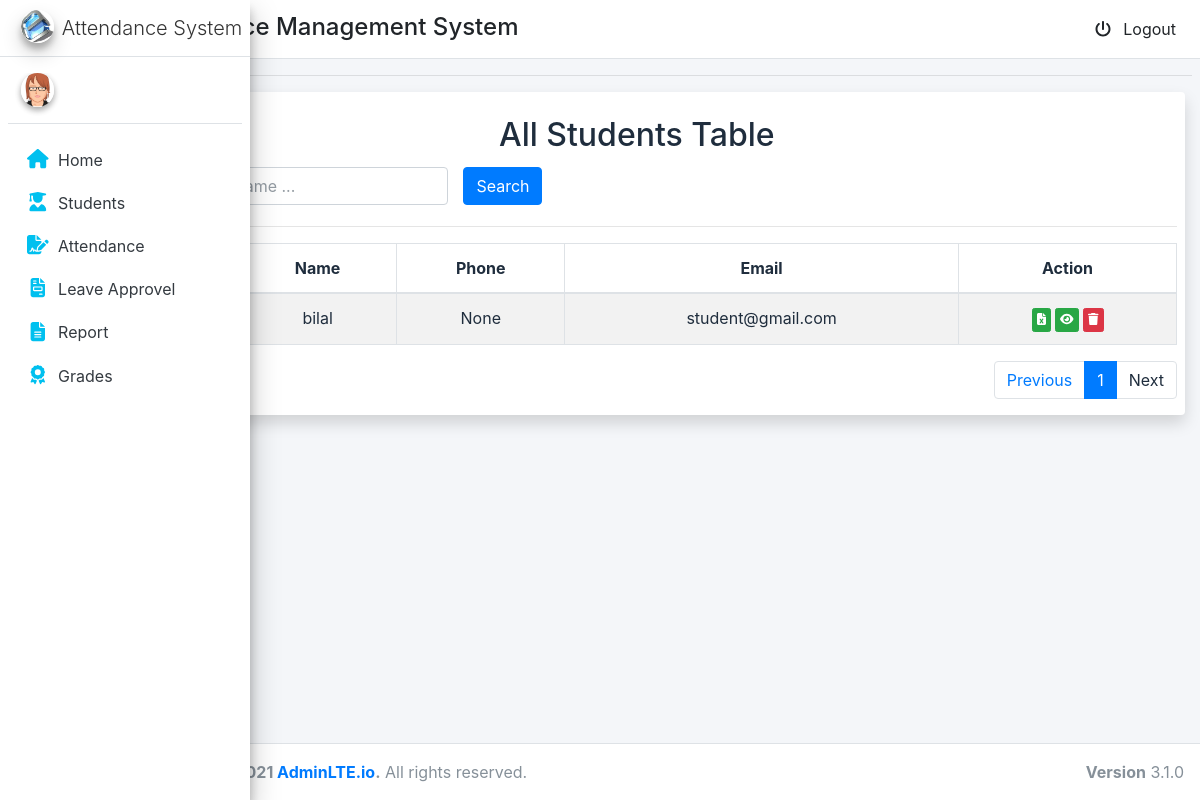
The page /adm/total/students on the database as committed earlier.
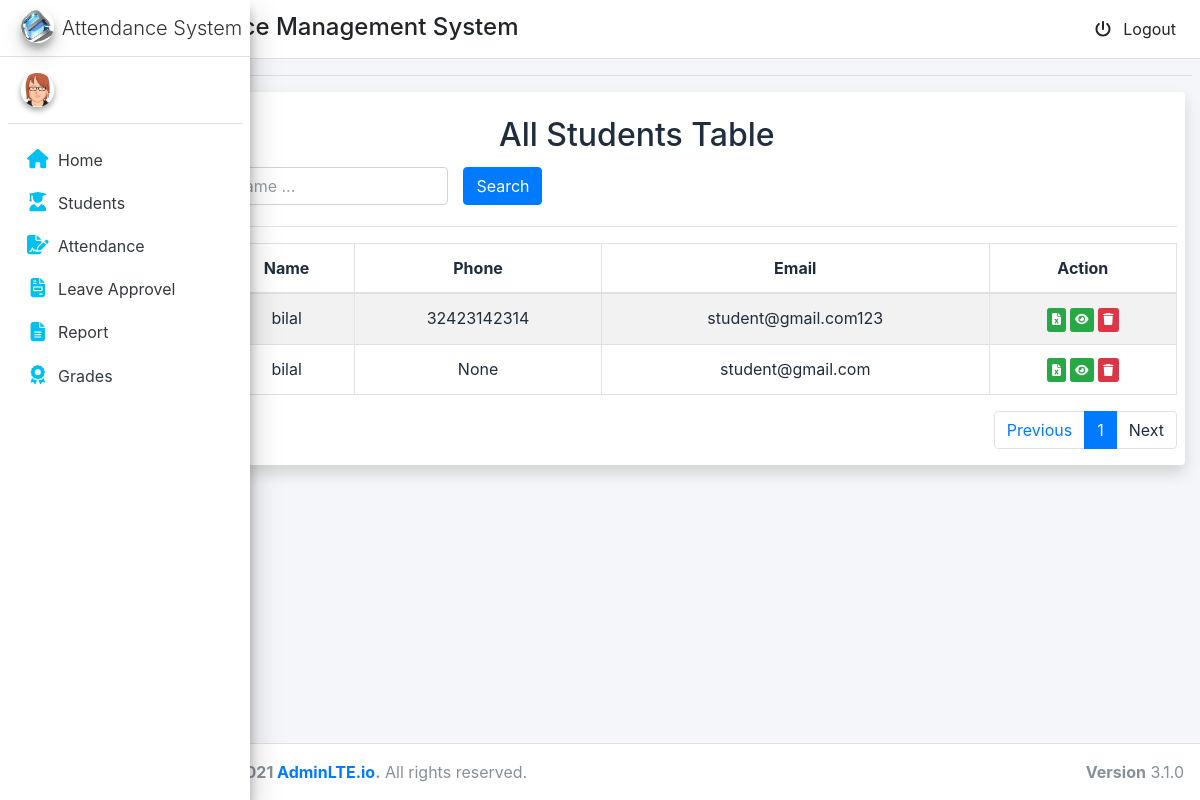
The same page on the database as committed later.
### account/models.py (models this page shows, shortened)
class MyUser(AbstractUser):
    USER_TYPE_CHOICES = (
        (1, 'student'),
        (2, 'admin'),
    )
    email = models.EmailField(verbose_name='Email', max_length=60, unique=True)
    user_type = models.PositiveSmallIntegerField(choices=USER_TYPE_CHOICES,default='1')
    phone=models.IntegerField(blank=True,null=True)
    picture = models.ImageField(upload_to='static/image/profile_pic/', null=True,blank=True)
    USERNAME_FIELD = 'email'
    username=None
    REQUIRED_FIELDS = []
    objects = CustomUserManager()

### adm/views.py (the view)
# urls.py: path('total/students',views.total_student,name='total_student'),
def total_student(request):
    all_student = MyUser.objects.all().filter(user_type=1).order_by('-id')
    p = Paginator(all_student, 7)
    page_number = request.GET.get('page')
    try:
        page_obj = p.get_page(page_number)
    except PageNotAnInteger:
        page_obj = p.page(1)
    except EmptyPage:
        page_obj = p.page(p.num_pages)
    context = {'page_obj': page_obj}
    return render(request, 'student_table.html', context)

### adm/templates/student_table.html (shortened to what this page needs)
{% extends 'base.html' %}
{% block content %}
<div class="container-fluid ">
    <div class="col-md-12 shadow bg-white rounded">
        <br>
        <h2 class="text-center">All Students Table</h2>
        <div class="row" style="padding: 5px">
            <div class="col-lg-4">
                <input type="text" class="form-control name_search" placeholder="Search by Item Name ..."
                    value="{{ search_value_name }}">
            </div>
            <div class="col-lg-2">
                <button class="btn btn-primary search">Search</button>
            </div>
        </div>
        <hr>
        <div class="content-panel table-responsive">
            <table class="table table-striped table-bordered table-advance table-hover item-table">
                <thead>
                    <tr>
                        <th class="text-center"> S.No</th>
                        <th class="text-center"> Name</th>
                        <th class="text-center">Phone</th>
                        <th class="text-center">Email</th>
                        <th class="text-center">Action</th>
                    </tr>
                </thead>
                <tbody class="product-table-body text-center">
                    {% if page_obj %}
                    {% for stu in page_obj.object_list %}
                    <tr>
                        <td><a href="#">{{ forloop.counter}}</a></td>
                        <td class="#">{{ stu.first_name }}</td>
                        <td class="#">{{ stu.phone }}</td>
                        <td class="#">{{ stu.email }}</td>
                        <td>
                            <a href="{% url 'report' pk=stu.id %}"><button class="btn btn-success btn-xs" title="view attendance"><i
                                        class="fa fa-file-excel"></i></button></a>
                            <a href="{% url 'students_attendance' pk=stu.id %}"><button class="btn btn-success btn-xs" title="view attendance"><i
                                        class="fa fa-eye"></i></button></a>
                          <a href="{% url 'delete_student' pk=stu.id %}"><button class="btn btn-danger btn-xs delete" ><i class="fa fa-trash"></i></button></a>
                        </td>
                    </tr>
                    {% endfor %}
                    {% else %}
                    <tr>
                        <td colspan="8"> No Record Found</td>
                    </tr>
                    {% endif %}
                </tbody>
            </table>
            <nav aria-label="...">
                <ul class="pagination justify-content-end">
                    <li class="page-item ">
                        <a {% if page_obj.has_previous %} href="?page={{page_obj.previous_page_number }}" {% else %}
                            disable {% endif %}>
                            <span class="page-link">Previous</span></a>
                    </li>
                    <li class="page-item active"><a class="page-link "
                            href="?page={{page_obj.number}}">{{page_obj.number}}</a></li>
                    <li class="page-item">
                        <a class="page-link" >Next</a>
                    </li>
                </ul>
            </nav>
        </div>
    </div>
</div>
{% endblock content %}

### templates/base.html (shortened to what this page needs)
<!DOCTYPE html>
{% load cache %}
{% load static %}
<html>
<head>
    <link rel="stylesheet" href="{%static 'css/bootstrap.css' %}">
    <link rel="stylesheet" href="{%static 'css/adminlte.css' %}">
</head>
<body class="hold-transition sidebar-mini layout-fixed sidebar-collapse">
    {% block body %}
    <div class="wrapper">
        {% include 'components/navbar.html' %}
        {% include 'components/sidebar.html' %}
        <div class="content-wrapper">
            <div class="content-header">
                <div class="container-fluid">
                    <div class="row mb-0">
                        <div class="col-sm-6">
                        </div>
                    </div>
                </div>
               <hr style="margin-top: 0;padding: 0;" >
                <div class="pb-3">
                    {% block content %}
                    {% endblock content %}
                </div>
            </div>
        </div>
    </div>
    {% include 'components/footer.html' %}
{% endblock body %}
</body>
</html>

### templates/components/navbar.html (shortened to what this page needs)
{% load static %}
<nav id='navbar' class="main-header navbar navbar-expand navbar-light-primary">
    <ul class="navbar-nav">
        <li class="nav-item">
            <a class="nav-link" data-widget="pushmenu" href="#" role="button"></a>
        </li>
    </ul>
    <h4 style="margin-left: 10px; margin-top: 5px;">Attendance Management System</h4>
    <ul class="navbar-nav ml-auto">
        <li >
            <a href="{% url 'signout' %}" class="dropdown-item">
                <i class="fas fa-power-off mr-2"></i> Logout
            </a>
        </li>
    </ul>
</nav>

### templates/components/sidebar.html (shortened to what this page needs)
{% load cache %}
{% load static %}
<aside id="side_bar" class="main-sidebar sidebar-light-primary  elevation-4 ">
    <a href="" class="brand-link ">
        <img src="{% static 'image/ezi.jpg' %}" alt="AdminLTE Logo" class="brand-image img-circle elevation-3">
        <span class="brand-text font-weight-light text-center">Attendance System</span>
    </a>
    <div id="sidebarmenu">
        <div class="sidebar">
            <div class="user-panel mt-3 pb-3 mb-3 d-flex">
                <div class="image">
                    {% if request.user.picture %}
                    <img src="/{{request.user.picture}}" class="img-circle elevation-2" alt="Image">
                    {% else %}
                    <img src="{% static 'image/avatar3.png' %}" class="img-circle elevation-2" alt="Image">
                    {% endif %}
                </div>
                <div class="info">
                </div>
            </div>
            <nav class="mt-2">
                <ul class="nav nav-pills nav-sidebar flex-column" data-widget="treeview" role="menu"
                    data-accordion="false">
                  {% if  request.user.user_type == 1 %}
                    <li class="nav-item">
                        <a href="{% url 'student_home' %}"
                            class="nav-link">
                            <i style="color: #00c0ef;" class="nav-icon fa fa-home"></i>
                            <p class="">
                                Home
                            </p>
                        </a>
                    </li>
                    <li class="nav-item">
                        <a href="{% url 'leave_table' %}" class="nav-link ">
                            <i style="color: #00c0ef;" class="nav-icon fas fa-door-open"></i>
                            <p>Leave </p>
                        </a>
                    </li>
                    <li class="nav-item">
                        <a href="{% url 'attendance_table' %}" class="nav-link ">
                            <i style="color: #00c0ef;" class="nav-icon fas fa-file-signature"></i>
                            <p>Report </p>
                        </a>
                    </li>
                    <li class="nav-item">
                        <a href="{% url 'update_profile' %}" class="nav-link ">
                            <i style="color: #00c0ef;" class="nav-icon fas fa-cog"></i>
                            <p>Setting</p>
                        </a>
                    </li>
                    {% else %}
                    <li class="nav-item">
                        <a href="{% url 'admin_home' %}" class="nav-link">
                            <i style="color: #00c0ef;" class="nav-icon fa fa-home"></i>
                            <p class="">
                                Home
                            </p>
                        </a>
                    </li>
                    <li class="nav-item">
                        <a href="{% url 'total_student' %}" class="nav-link">
                            <i style="color: #00c0ef;" class="nav-icon fas fa-user-graduate"></i>
                            <p class="">
                                Students
                            </p>
                        </a>
                    </li>
                    <li class="nav-item">
                        <a href="{% url 'total_student' %}" class="nav-link">
                            <i style="color: #00c0ef;" class="nav-icon fas fa-file-signature"></i>
                            <p class="">
                                Attendance
                            </p>
                        </a>
                    </li>
                    <li class="nav-item">
                        <a href="{% url 'leave_approvel' %}" class="nav-link">
                            <i style="color: #00c0ef;" class="nav-icon fas fa-file-invoice"></i>
                            <p class="">
                                Leave Approvel
                            </p>
                        </a>
                    </li>
                    <li class="nav-item">
                        <a href="{% url 'complete_report' %}" class="nav-link">
                            <i style="color: #00c0ef;" class="nav-icon fas fa-file-alt"></i>
                            <p class="">
                                Report
                            </p>
                        </a>
                    </li>
                    <li class="nav-item">
                        <a href="{% url 'grade' %}" class="nav-link">
                            <i style="color: #00c0ef;" class="nav-icon fas fa-award"></i>
                            <p class="">
                                Grades
                            </p>
                        </a>
                    </li>
                  {%endif %}
            </nav>
        </div>
    </div>
</aside>

### templates/components/footer.html
{% load static %}
<footer class="main-footer">
    <div class="float-right d-none d-sm-block">
        <b>Version</b> 3.1.0
    </div>
    <strong>Copyright © 2014-2021 <a
            href="../../../../../external.html?link=https://adminlte.io/">AdminLTE.io</a>.</strong> All rights reserved.
</footer>

Rows that differ between the two databases and show on the page:
added MyUser: first_name "bilal", phone "32423142314", email "student@gmail.com123"
